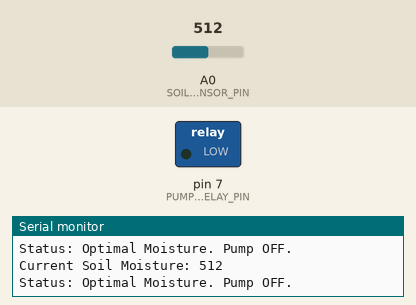
A sketch run on a simulated Arduino Uno, built with avr-gcc and run on an emulated ATmega328P. Parts: switched loads named in the sketch (green lamp = pin HIGH), the last lines printed to the serial monitor. Inputs (shaded band) come from the test bench; at power-on: A0 (SOIL_SENSOR_PIN) = 512.

Above: at 5.8 s.
5.9 s: A0 (SOIL_SENSOR_PIN) set to 483
At 10.8 s:
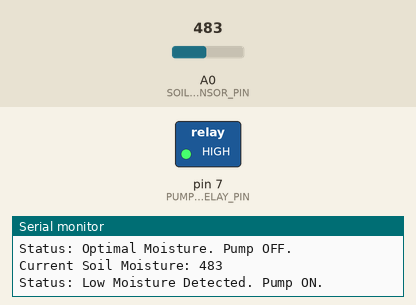
11.9 s: A0 (SOIL_SENSOR_PIN) set to 510
At 15.8 s:
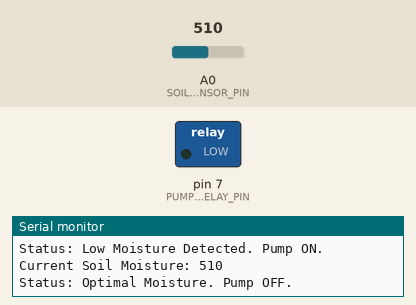
17.9 s: A0 (SOIL_SENSOR_PIN) set to 490
At 21.0 s:
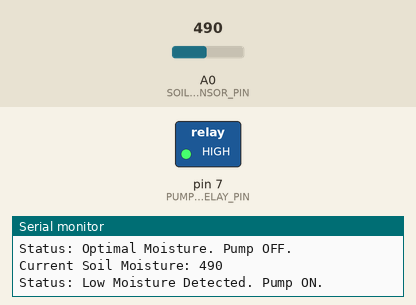
Timing chart, 0 to 22.5 s (numbered marks = the images above; inputs shaded):
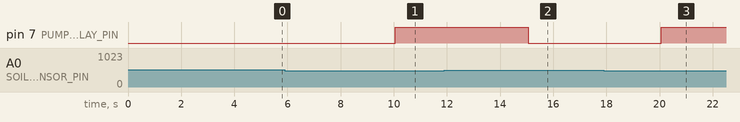

Measured:
- the behaviour switches between 500 and 499 on A0 (SOIL_SENSOR_PIN) (found by bisection; images 0 and 1)
- after the input at 5.9 s, pin 7 (PUMP_RELAY_PIN): LOW → HIGH after 4.2 s
- after the input at 11.9 s, pin 7 (PUMP_RELAY_PIN): HIGH → LOW after 3.2 s
- after the input at 17.9 s, pin 7 (PUMP_RELAY_PIN): LOW → HIGH after 2.2 s

The sketch:

main_controller.ino
```cpp
/**
 * Project: Smart Micro-Farm Control System
 * Author: hinitbth-droid
 * Description: Automated irrigation based on soil moisture levels.
 */

const int SOIL_SENSOR_PIN = A0;
const int PUMP_RELAY_PIN = 7;
const int MOISTURE_THRESHOLD = 500; // Calibrate based on soil type

void setup() {
  pinMode(PUMP_RELAY_PIN, OUTPUT);
  Serial.begin(9600);
  Serial.println("System Initialized: Smart Micro-Farm Controller");
}

void loop() {
  int soilMoisture = analogRead(SOIL_SENSOR_PIN);

  Serial.print("Current Soil Moisture: ");
  Serial.println(soilMoisture);

  // Automatic Irrigation Logic
  if (soilMoisture < MOISTURE_THRESHOLD) {
    digitalWrite(PUMP_RELAY_PIN, HIGH);
    Serial.println("Status: Low Moisture Detected. Pump ON.");
  } else {
    digitalWrite(PUMP_RELAY_PIN, LOW);
    Serial.println("Status: Optimal Moisture. Pump OFF.");
  }

  delay(5000); // 5-second sampling rate
}
```
